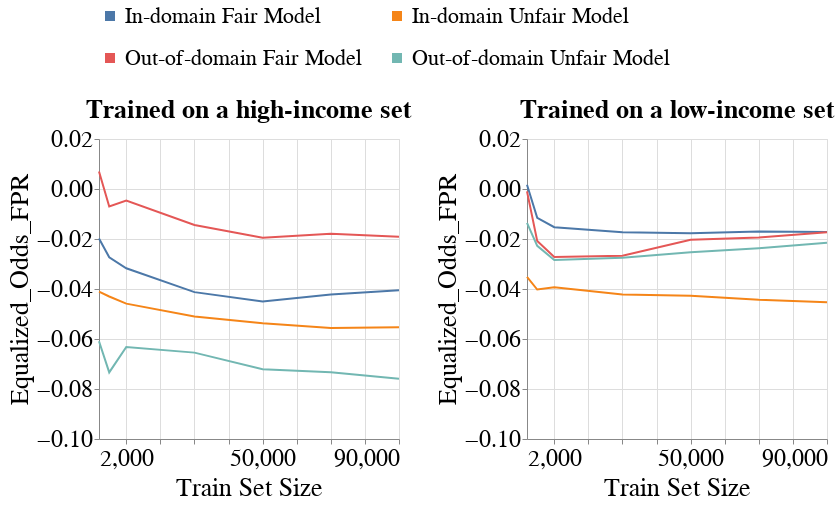

Here is the notebook cell this chart was saved with:
### Code cell
create_group_metric_line_bands_per_dataset_plot(metrics_per_exp_dct=metrics_per_exp_dct,
                                                experiment_names=EXPERIMENT_NAMES,
                                                model_name=MODEL_NAMES[0],
                                                metric_type='group',
                                                metric_name='Equalized_Odds_FPR',
                                                group_name=SENSITIVE_ATTR_FOR_DISPARITY_METRICS,
                                                ylim=[-0.1, 0.02],
                                                with_band=False)

### Figure 1 — Vega-Lite specification as saved in the notebook (floating-point values rounded to 4 significant figures; data arrays with more than 128 entries replaced by an {"elided": "..."} marker saying what was removed)
{"config": {"view": {"continuousWidth": 400, "continuousHeight": 300}, "axis": {"labelFontSize": 24, "labelFontWeight": "normal", "titleFontSize": 26, "titleFontWeight": "normal"}, "legend": {"columns": 2, "direction": "horizontal", "labelFontSize": 22, "labelLimit": 400, "orient": "top", "symbolStrokeWidth": 10, "titleAnchor": "middle", "titleFontSize": 24, "titleLimit": 300}, "title": {"fontSize": 22}}, "vconcat": [{"hconcat": [{"mark": "line", "encoding": {"color": {"field": "Extended_Model_Name", "title": null, "type": "nominal"}, "x": {"axis": {"labelExpr": "(datum.value == 5000) || (datum.value == 10000) ? '2,000' : datum.label"}, "field": "Train_Set_Size", "scale": {"nice": false}, "title": "Train Set Size", "type": "quantitative"}, "y": {"aggregate": "mean", "field": "Metric_Value", "scale": {"domain": [-0.1, 0.02], "zero": false}, "title": "Equalized_Odds_FPR", "type": "quantitative"}}, "height": 300, "title": {"text": "Trained on a high-income set", "fontSize": 26}, "width": 300}, {"data": {"name": "data-11be6c849936fdab7cd83ce6a705ce91"}, "mark": "line", "encoding": {"color": {"field": "Extended_Model_Name", "title": null, "type": "nominal"}, "x": {"axis": {"labelExpr": "(datum.value == 5000) || (datum.value == 10000) ? '2,000' : datum.label"}, "field": "Train_Set_Size", "scale": {"nice": false}, "title": "Train Set Size", "type": "quantitative"}, "y": {"aggregate": "mean", "field": "Metric_Value", "scale": {"domain": [-0.1, 0.02], "zero": false}, "title": "Equalized_Odds_FPR", "type": "quantitative"}}, "height": 300, "title": {"text": "Trained on a low-income set", "fontSize": 26}, "width": 300}]}], "data": {"name": "data-437273ed54bd6fe2f330d995e6fe495a"}, "$schema": "https://vega.github.io/schema/vega-lite/v4.17.0.json", "datasets": {"data-437273ed54bd6fe2f330d995e6fe495a": {"elided": "168 records"}, "data-11be6c849936fdab7cd83ce6a705ce91": {"elided": "168 records"}}}
